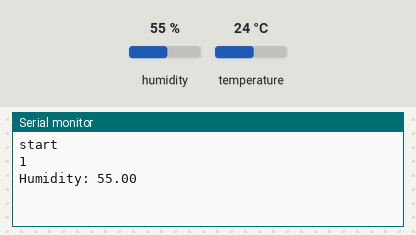
Bench run of a sketch on a simulated Arduino Uno, built with avr-gcc and run on an emulated ATmega328P. Parts: the last lines printed to the serial monitor. The test bench sets the inputs (shaded band); at power-on: humidity 55 %, temperature 24 °C. No radio packets arrive unless stated.

Above: at 2.2 s.
2.3 s: humidity set to 22 %
At 3.3 s:
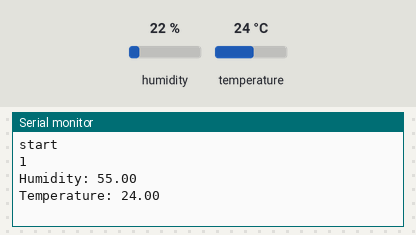
9.0 s: temperature set to 12 °C
At 11.7 s:
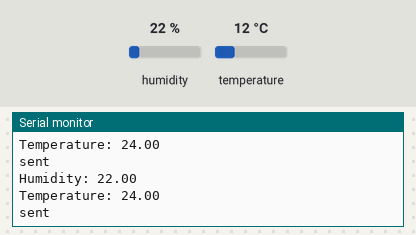
15.7 s: humidity set to 40 %
At 18.4 s:
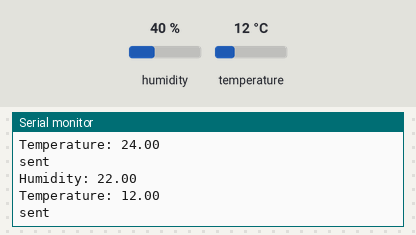
Timing chart, 0 to 19.9 s (numbered marks = the images above; inputs shaded):
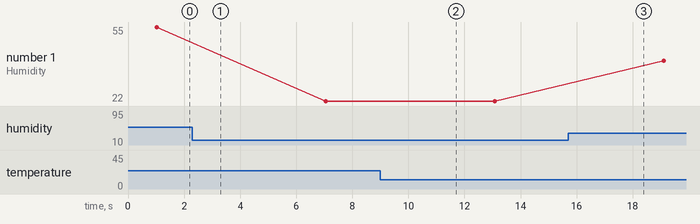

Measured:
- plotted number 1: 55 → 22 after the input at 2.3 s, 22 → 40 after the input at 15.7 s

The sketch:

nrf_transmit.ino
```cpp
#include <SPI.h>
#include <nRF24L01.h>
#include <RF24.h>
#include "DHT.h"
const uint64_t pipeOut = 0xE8E8F0F0E1LL;
#define DHTPIN 3
#define DHTTYPE DHT11
DHT dht(DHTPIN, DHTTYPE);
RF24 radio(9, 10); //  CN and CSN  pins of nrf
bool result;
struct MyData {
  float h;
  float t;
};
MyData data;
void setup()
{
  Serial.begin(9600);
  Serial.println("start");
  dht.begin();
  radio.begin();
  radio.setAutoAck(false);
 // radio.setDataRate(RF24_250KBPS);
  radio.openWritingPipe(pipeOut);
Serial.println(radio.isChipConnected());
radio.printDetails();
Serial.println();
delay(1000);
}
void loop()
{
  data.h = dht.readHumidity();
  data.t = dht.readTemperature();
  if (isnan(data.h) || isnan(data.t)){
    Serial.println(F("Failed to read from DHT sensor!"));
    return;
  }
  Serial.print("Humidity: ");
  Serial.println(data.h);
  delay(2000);
  Serial.print("Temperature: ");
  Serial.println(data.t);
  delay(2000);

  result = radio.write(&data, sizeof(MyData));
     if (result){
       Serial.println("sent");
       delay(2000);
     }
    else{

  Serial.println("not sent");
  delay(2000);
      }
}

 
```
